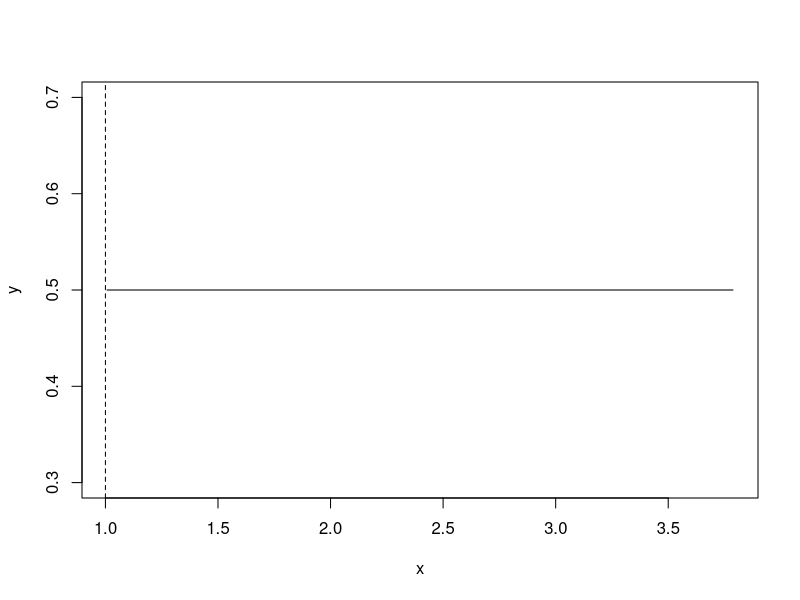
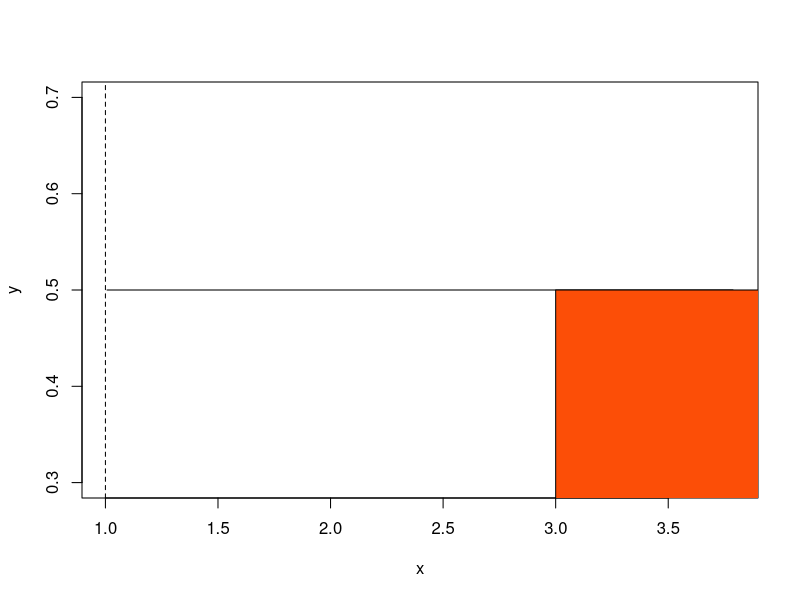
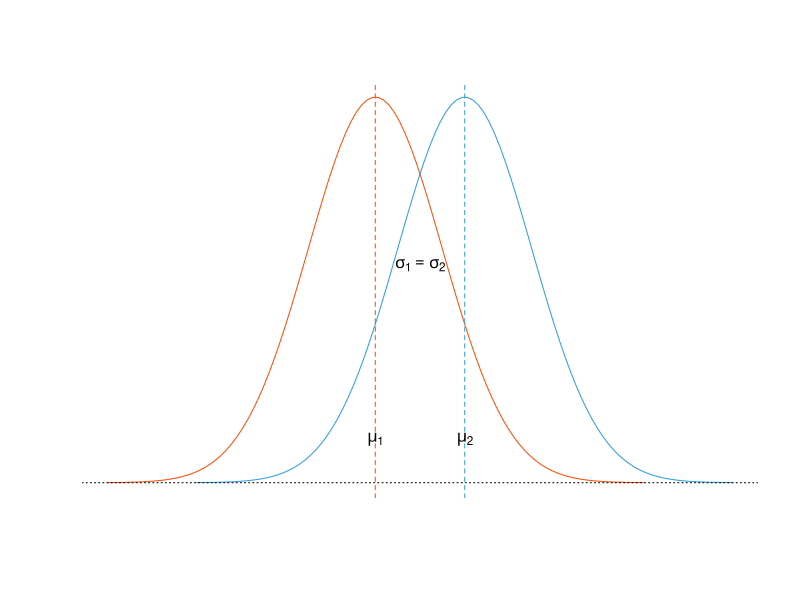
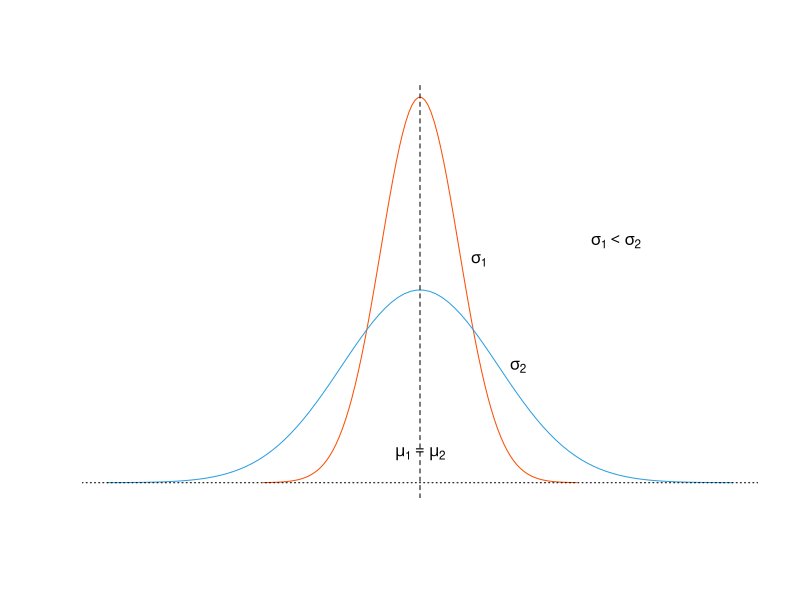
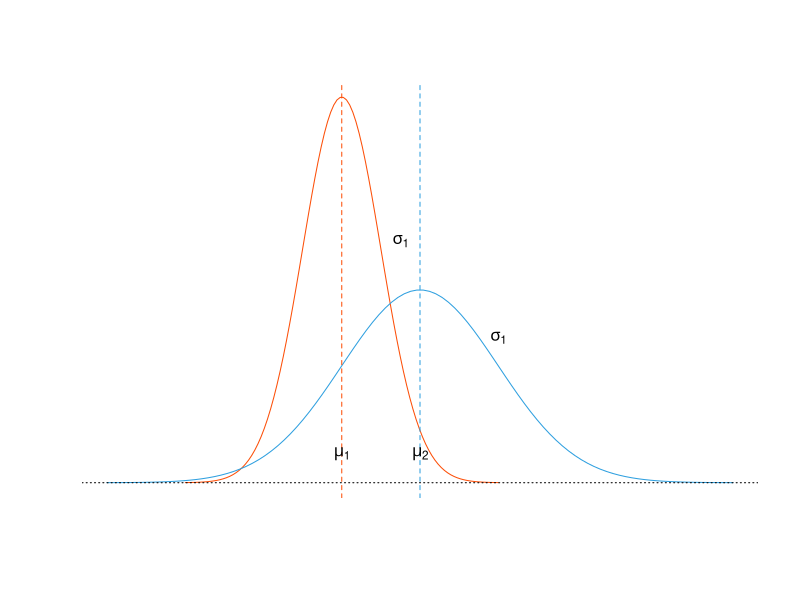
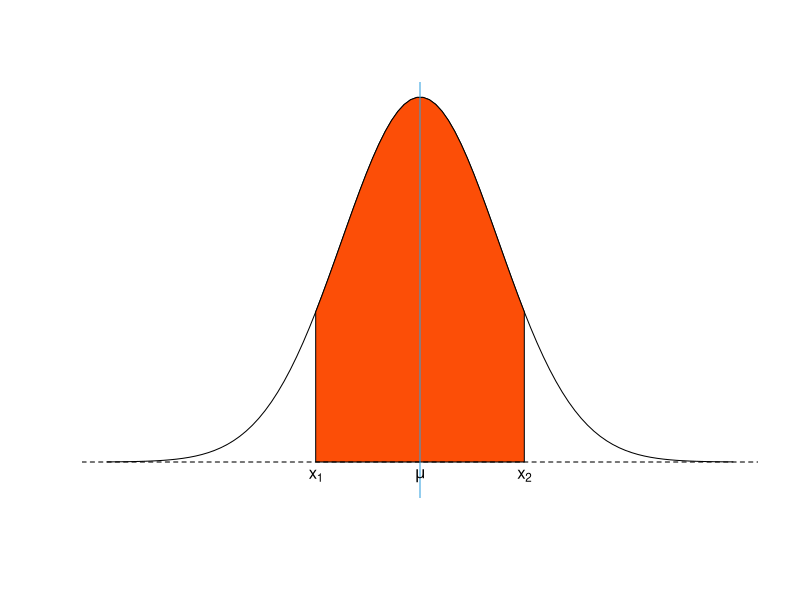
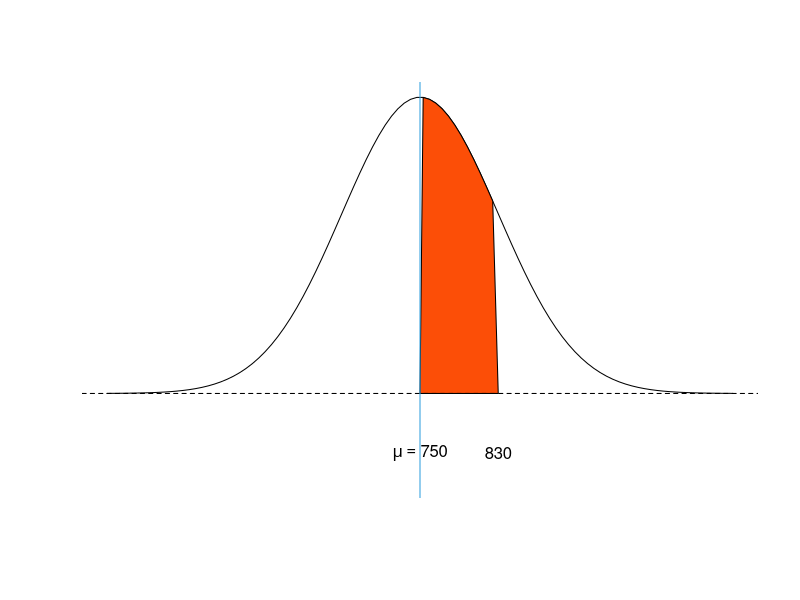
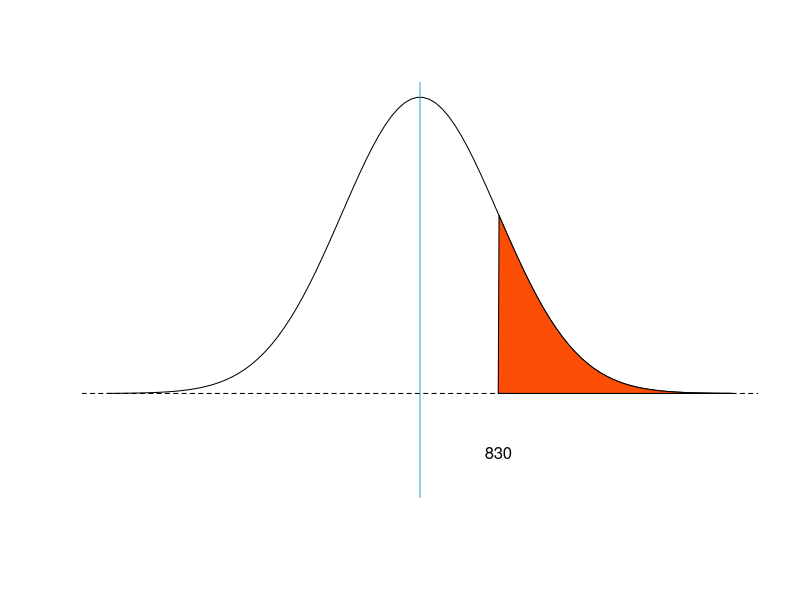

Write the R code that produced these figures, in order.
## ---- chunk 1
dbinom(x=3, # jumlah kejadian sukses 
       size=3, # jumlah percobaan
       prob=1/6) # probabilitas kejadian
## ---- chunk 2
# a) jika setidaknya 3 aerator tidak rusak
pbinom(q=3,  
       size=10, # jumlah percobaan
       prob=0.1) # probabilitas sukses

# b) jika setidaknya 4 sampai 5 aerator rusak
pbinom(q=5,size=10,prob=0.1)-pbinom(q=3,size=10,prob=0.1) 

# c) jika tepat 5 aerator rusak
dbinom(x=5, # jumlah kejadian sukses
       size=10, # jumlah percobaan
       prob=0.1) # probabilitas sukses

## ---- chunk 3
dmultinom(c(2,5,1), # jumlah kejadian tiap grup 
          size=8, # jumlah percobaan
          prob=c(0.3,0.5,0.2)) # probabilitas masing-masing luaran
## ---- chunk 4
dhyper(x=1, # observasi sukses tiap sampling
       m=3, # observasi sukses (k)
       n=37, # observasi gagal (N-k)
       k=5) # sampel
## ---- chunk 5
phyper(q=2, # probabilitas <=2
       m=3, # observasi sukses
       n=37, # jumlah gagal
       k=5) # jumlah sampel

# atau
dhyper(0,3,37,5)+dhyper(1,3,37,5)+dhyper(2,3,37,5)
## ---- chunk 6
dnbinom(x=2, # jumlah observasi gagal
        size=4, # jumlah observasi sukses
        prob=0.55) # probabilitas sukses
## ---- chunk 7
pnbinom(q=3, # jumlah observasi gagal min
        size=4, # jumlah observasi sukses maks
        prob=0.55) # probabilitas sukses

# atau
dnbinom(x=0,size=4,prob=0.55)+
  dnbinom(x=1,size=4,prob=0.55)+
  dnbinom(x=2,size=4,prob=0.55)+
  dnbinom(x=3,size=4,prob=0.55)
## ---- chunk 8
dgeom(x=5, # observasi kejadian sukses pertama terjadi
      prob=0.01) # probabilitas kejadian sukses
## ---- chunk 9
pgeom(5,0.01)

# atau
dgeom(0,0.01)+
  dgeom(1,0.01)+
  dgeom(2,0.01)+
  dgeom(3,0.01)+
  dgeom(4,0.01)+
  dgeom(5,0.01)
## ---- chunk 10
dpois(x=6, lambda=4)
## ---- chunk 11
ppois(6,4)-ppois(5,4)
## ---- chunk 12
# membuat vektor sumbu x dan y
x <- runif(n=31, min=1, max=4)
y <- runif(n=31, min=0.5, max=0.5)


# membuat line plot
plot(x,y, type="l")
abline(v=1,lty=2)
abline(v=4,lty=2)
## ---- chunk 13
seq1 <- seq(1,4,0.1)
seq2 <- rep(0.5,31)
i<-seq1>=3 & seq1<=4
# membuat line plot
plot(x,y, type="l")
abline(v=1,lty=2)
abline(v=4,lty=2)
polygon(c(3,seq1[i],4),c(0,seq2[i],0), col="#FC4E07")
## ---- chunk 14
punif(3, min=1, max=4, lower.tail=FALSE)
## ---- chunk 15
mean1=50; sd1=15
mean2=70; sd2=15

x1 <- seq(-4,4,length=100)*sd1 + mean1
x2 <- seq(-4,4,length=100)*sd2 + mean2
hx1 <- dnorm(x1, mean1, sd1)
hx2 <- dnorm(x2, mean2, sd2)

plot(x1,hx1, type="n", axes = FALSE, xlim=c(min(x1), max(x2)),
     ylab="", xlab=" ")
lines(x1, hx1, col="#FC4E07")
lines(x2, hx2, col="#2E9FDF")
abline(v=mean(x1), col="#FC4E07",lty=2)
abline(v=mean(x2), col="#2E9FDF",lty=2)
text(60,0.015,expression(sigma[1]==sigma[2]))
text(50,0.003, expression(mu[1]))
text(70,0.003, expression(mu[2]))
abline(h=0, lty=3)
## ---- chunk 16
mean1=50; sd1=10
mean2=50; sd2=20

x1 <- seq(-4,4,length=100)*sd1 + mean1
x2 <- seq(-4,4,length=100)*sd2 + mean2
hx1 <- dnorm(x1, mean1, sd1)
hx2 <- dnorm(x2, mean2, sd2)

plot(x1,hx1, type="n", axes =FALSE, xlim=c(min(x2), max(x2)),
     ylab="", xlab=" ")
lines(x1, hx1, col="#FC4E07")
lines(x2, hx2, col="#2E9FDF")
abline(v=mean(x1),lty=2)
abline(h=0, lty=3)
text(50,0.003,expression(mu[1]==mu[2]))
text(100,0.025,expression(sigma[1]<sigma[2]))
text(75,0.012,expression(sigma[2]))
text(65,0.023,expression(sigma[1]))
## ---- chunk 17
mean1=50; sd1=10
mean2=70; sd2=20

x1 <- seq(-4,4,length=100)*sd1 + mean1
x2 <- seq(-4,4,length=100)*sd2 + mean2
hx1 <- dnorm(x1, mean1, sd1)
hx2 <- dnorm(x2, mean2, sd2)

plot(x1,hx1, type="n", axes = FALSE, xlim=c(min(x2), max(x2)),
     ylab="", xlab=" ")
lines(x1, hx1, col="#FC4E07")
lines(x2, hx2, col="#2E9FDF")
abline(v=mean(x1), col="#FC4E07",lty=2)
abline(v=mean(x2), col="#2E9FDF",lty=2)
text(50,0.003, expression(mu[1]))
text(70,0.003, expression(mu[2]))
text(65,0.025, expression(sigma[1]))
text(90,0.015, expression(sigma[1]))
abline(h=0, lty=3)
## ---- chunk 18

mean=100; sd=15
lb=80; ub=120

x <- seq(-4,4,length=100)*sd + mean
hx <- dnorm(x,mean,sd)

plot(x, hx, type="n", xlab="", ylab="",
  main="", axes=FALSE, ylim=c(-0.0015, max(hx)))

i <- x >= lb & x <= ub
lines(x, hx)
polygon(c(lb,x[i],ub), c(0,hx[i],0), col="#FC4E07") 
abline(h=0,lty=2)
abline(v=mean(x),lty=1, col="#2E9FDF")
text(100,-0.001,expression(mu))
text(80,-0.001, expression(x[1]))
text(120,-0.001, expression(x[2]))
## ---- chunk 19

mean=750; sd=80
lb=750; ub=830

x <- seq(-4,4,length=100)*sd + mean
hx <- dnorm(x,mean,sd)

plot(x, hx, type="n", xlab="", ylab="",
  main="", axes=FALSE, ylim=c(-0.0015, max(hx)))

i <- x >= lb & x <= ub
lines(x, hx)
polygon(c(lb,x[i],ub), c(0,hx[i],0), col="#FC4E07") 
abline(h=0,lty=2)
abline(v=mean(x),lty=1, col="#2E9FDF")
text(750,-0.001,expression(mu==750))
text(830,-0.001, expression(830))
## ---- chunk 20

mean=750; sd=80
lb=830

x <- seq(-4,4,length=100)*sd + mean
hx <- dnorm(x,mean,sd)

plot(x, hx, type="n", xlab="", ylab="",
  main="", axes=FALSE, ylim=c(-0.0015, max(hx)))

i <- x >= lb & x <= max(x)
lines(x, hx)
polygon(c(lb,x[i],max(x)), c(0,hx[i],0), col="#FC4E07") 
abline(h=0,lty=2)
abline(v=mean(x),lty=1, col="#2E9FDF")
text(830,-0.001,expression(830))
## ---- chunk 21
# masa layan 750 sampai 830 jam
pnorm(q=830, mean=750, sd=80)-pnorm(q=750, mean=750, sd=80)

# masa layan 830 jam
dnorm(x=830, mean=750, sd=80)

# masa layan lebih dari sama dengan 830 jam
pnorm(q=830, mean=750, sd=80, lower.tail=FALSE)
## ---- chunk 22
library(tibble)
## ---- chunk 23
glimpse(airquality)
## ---- chunk 24
# install.packages("ggpubr")
library(ggplot2)
library(dplyr)
library(ggpubr)
## ---- chunk 25
## set tema default dari paket ggpubr
theme_set(theme_pubr())

## QQ-plot
qq<-ggplot(airquality, aes(sample=Ozone))+
  stat_qq(color="#2E9FDF")+
  stat_qq_line(color="#FC4E07")

## membuat data frame
x <- sort(airquality[!is.na(airquality$Ozone), 1])

y <- rnorm(length(x),mean=mean(x),sd=sd(x))

data <- data.frame(x=c(x,y),
               dist=gl(2,length(x),
                       labels=c("Empiris","Normal")))
## ECDF
ecdf<-ggplot(data, aes(x, colour=dist))+
  stat_ecdf()+
  labs(y="F(Ozon)", x="Ozon")+
  scale_color_manual(values=c("#2E9FDF", "#FC4E07"))+
  scale_x_continuous(breaks=seq(round(min(y)),round(max(x)),35))+
  geom_rug()

## density
dens<-ggplot(data, aes(x, fill=dist))+
  geom_density(alpha=0.5)+
  labs(x="Ozon")+
  scale_fill_manual(values=c("#2E9FDF", "#FC4E07"))+
  scale_x_continuous(breaks=seq(round(min(y)),round(max(x)),35))+
  geom_rug()

## Boxplot
data2 <- subset(data, dist=="Empiris")
bxp <- ggplot(data2, aes(x="", y=x))+
  geom_boxplot(color="#FC4E07",outlier.alpha=0)+
  geom_jitter(color="#2E9FDF",shape=1,position=position_jitter(0.1))+
  labs(y="Ozon", x="")+
  scale_y_continuous(breaks=seq(round(min(y)),round(max(x)),35))+
  coord_flip()+
  geom_rug()
  
## Menggabungkan grafik
ggarrange(dens,bxp,ecdf,qq,
          ncol=2, nrow=2,
          labels=c("a)","b)","c)","d)"))
## ---- chunk 26
shapiro.test(airquality$Ozone)
## ---- chunk 27

mean=0; sd=1
ub=-2.14

x <- seq(-4,4,length=100)*sd + mean
hx <- dnorm(x,mean,sd)

plot(x, hx, type="n", xlab="", ylab="",
  main="", axes=FALSE, ylim=c(-0.0015, max(hx)))

i <- min(x) & x <= ub
lines(x, hx)
polygon(c(min(x),x[i],ub), c(0,hx[i],0), col="#FC4E07") 
abline(h=0,lty=2)
abline(v=mean(x),lty=1, col="#2E9FDF")
text(-2.14,-0.005,expression(-2.14))
text(0,-0.005,expression(0))
## ---- chunk 28
pnorm(q=29.5,mean=40,sd=4.899)
## ---- chunk 29
x <- seq(0,6, length=100)
x1 <- dgamma(x, shape=1, scale=1); x1_cum <- cumsum(x1)/max(cumsum(x1)) 
x2 <- dgamma(x, shape=2, scale=1); x2_cum <- cumsum(x2)/max(cumsum(x2))
x3 <- dgamma(x, shape=4, scale=1); x3_cum <- cumsum(x3)/max(cumsum(x3))

data <- data.frame(value=c(x,x,x),
                   density=c(x1,x2,x3),
                   cum_dens=c(x1_cum,x2_cum,x3_cum),
                   alpha=gl(3,length(x1),
                       labels=c(1,2,4)))

dens <- ggplot(data, aes(x=value, y=density, color=alpha))+
  geom_line()+
  scale_color_manual(values=c("#E7B800","#2E9FDF","#FC4E07")
)
ecdf <- ggplot(data, aes(x=value, y=cum_dens, color=alpha))+
  geom_line()+
  labs(y="Fn(x)")+
  scale_color_manual(values=c("#E7B800","#2E9FDF","#FC4E07")
)

ggarrange(dens, ecdf, nrow=1, ncol=2, labels=c("a)","b)"))
## ---- chunk 30
# probabilitas pompa masih berfungsi lebih dari 8 tahun
pexp(q=8, rate=1/5, lower.tail=FALSE)

# probabilitas sedikitnya 2 pompa yang masih berfungsi
pbinom(q=1, size=5, prob=0.2018965, lower.tail=FALSE)
## ---- chunk 31
pgamma(q=60, shape=5, scale=10)
## ---- chunk 32
x <- seq(0,20, length=100)
x1 <- dchisq(x, df=1); x1_cum <- cumsum(x1)/max(cumsum(x1))
x2 <- dchisq(x, df=3); x2_cum <- cumsum(x2)/max(cumsum(x2))
x3 <- dchisq(x, df=5); x3_cum <- cumsum(x3)/max(cumsum(x3))
x4 <- dchisq(x, df=7); x4_cum <- cumsum(x4)/max(cumsum(x4))


data <- data.frame(value=c(x,x,x,x),
                   density=c(x1,x2,x3,x4),
                   cum_dens=c(x1_cum,x2_cum,x3_cum,x4_cum),
                   df=gl(4,length(x1),
                       labels=c(1,3,5,7)))

dens <- ggplot(data, aes(x=value, y=density, color=df))+
  geom_line()+
  scale_color_manual(values=c("#E7B800", "#2E9FDF", "#FC4E07", "black"))
ecdf <- ggplot(data, aes(x=value, y=cum_dens, color=df))+
  geom_line()+
  labs(y="Fn(x)")+
  scale_color_manual(values=c("#E7B800", "#2E9FDF", "#FC4E07","black"))

ggarrange(dens, ecdf, nrow=1, ncol=2, labels=c("a)","b)"))
## ---- chunk 33
x <- seq(-7,7, length=100)
x1 <- dt(x, df=1); x1_cum <- cumsum(x1)/max(cumsum(x1))
x2 <- dt(x, df=12); x2_cum <- cumsum(x2)/max(cumsum(x2))
x3 <- dt(x, df=20); x3_cum <- cumsum(x3)/max(cumsum(x3))
x4 <- dnorm(x); x4_cum <- cumsum(x4)/max(cumsum(x4))


data <- data.frame(value=c(x,x,x,x),
                   density=c(x1,x2,x3,x4),
                   cum_dens=c(x1_cum,x2_cum,x3_cum,x4_cum),
                   df=gl(4,length(x1),
                       labels=c(1,12,20,"Normal")))

dens <- ggplot(data, aes(x=value, y=density, color=df))+
  geom_line()+
  scale_color_manual(values=c("#E7B800", "#2E9FDF", "#FC4E07", "black"))
ecdf <- ggplot(data, aes(x=value, y=cum_dens, color=df))+
  geom_line()+
  labs(y="Fn(x)")+
  scale_color_manual(values=c("#E7B800", "#2E9FDF", "#FC4E07", "black"))

ggarrange(dens, ecdf, nrow=1, ncol=2, labels=c("a)","b)"))
## ---- chunk 34
x <- seq(0,5, length=100)
x1 <- df(x, df1=1, df2=10); x1_cum <- cumsum(x1)/max(cumsum(x1))
x2 <- df(x, df1=6, df2=60); x2_cum <- cumsum(x2)/max(cumsum(x2))
x3 <- df(x, df1=10,df2=100); x3_cum <- cumsum(x3)/max(cumsum(x3))

data <- data.frame(value=c(x,x,x),
                   density=c(x1,x2,x3),
                   cum_dens=c(x1_cum,x2_cum,x3_cum),
                   df1=gl(3,length(x1),
                       labels=c(1,6,10)),
                   df2=gl(3,length(x1),
                        labels=c(10,60,100)))

dens <- ggplot(data, aes(x=value, y=density, color=df1, linetype=df2))+
  geom_line()+
  theme(legend.position="right", legend.box="vertical")+
  guides(color=FALSE)+
  scale_color_manual(values=c("#E7B800", "#2E9FDF", "#FC4E07"))
ecdf <- ggplot(data, aes(x=value, y=cum_dens, color=df1, linetype=df2))+
  geom_line()+
  labs(y="Fn(x)")+
  theme(legend.position="right", legend.box="vertical")+
  guides(linetype=FALSE)+
  scale_color_manual(values=c("#E7B800", "#2E9FDF", "#FC4E07"))

ggarrange(dens, ecdf, nrow=2, ncol=1, labels=c("a)","b)"))
## ---- chunk 35
x <- seq(0,1, length=100)
x1 <- dbeta(x, shape1=1, shape2=5); x1_cum <- cumsum(x1)/max(cumsum(x1))
x2 <- dbeta(x, shape1=6, shape2=30); x2_cum <- cumsum(x2)/max(cumsum(x2))
x3 <- dbeta(x, shape1=10,shape2=50); x3_cum <- cumsum(x3)/max(cumsum(x3))

data <- data.frame(value=c(x,x,x),
                   density=c(x1,x2,x3),
                   cum_dens=c(x1_cum,x2_cum,x3_cum),
                   alpha=gl(3,length(x1),
                       labels=c(1,6,10)),
                   beta=gl(3,length(x1),
                        labels=c(10,60,100)))

dens <- ggplot(data, aes(x=value, y=density, color=alpha, linetype=beta))+
  geom_line()+
  theme(legend.position="right", legend.box="vertical")+
  guides(color=FALSE)+
  scale_color_manual(values=c("#E7B800", "#2E9FDF", "#FC4E07"))
ecdf <- ggplot(data, aes(x=value, y=cum_dens, color=alpha, linetype=beta))+
  geom_line()+
  labs(y="Fn(x)")+
  theme(legend.position="right", legend.box="vertical")+
  guides(linetype=FALSE)+
  scale_color_manual(values=c("#E7B800", "#2E9FDF", "#FC4E07"))

ggarrange(dens, ecdf, nrow=2, ncol=1, labels=c("a)","b)"))
## ---- chunk 36
x <- seq(0,5, length=100)
x1 <- dlnorm(x, meanlog=0, sdlog=1); x1_cum <- cumsum(x1)/max(cumsum(x1))
x2 <- dlnorm(x, meanlog=1, sdlog=1.5); x2_cum <- cumsum(x2)/max(cumsum(x2))
x3 <- dlnorm(x, meanlog=2, sdlog=2); x3_cum <- cumsum(x3)/max(cumsum(x3))

data <- data.frame(value=c(x,x,x),
                   density=c(x1,x2,x3),
                   cum_dens=c(x1_cum,x2_cum,x3_cum),
                   mean=gl(3,length(x1),
                       labels=c(0,1,2)),
                   sd=gl(3,length(x1),
                        labels=c(1,1.5,2)))

dens <- ggplot(data, aes(x=value, y=density, color=mean, linetype=sd))+
  geom_line()+
  theme(legend.position="right", legend.box="vertical")+
  guides(color=FALSE)+
  scale_color_manual(values=c("#E7B800", "#2E9FDF", "#FC4E07"))
ecdf <- ggplot(data, aes(x=value, y=cum_dens, color=mean, linetype=sd))+
  geom_line()+
  labs(y="Fn(x)")+
  theme(legend.position="right", legend.box="vertical")+
  guides(linetype=FALSE)+
  scale_color_manual(values=c("#E7B800", "#2E9FDF", "#FC4E07"))

ggarrange(dens, ecdf, nrow=2, ncol=1, labels=c("a)","b)"))
## ---- chunk 37
x <- seq(-7,7, length=100)
x1 <- dcauchy(x, location=0, scale=1); x1_cum <- cumsum(x1)/max(cumsum(x1))
x2 <- dcauchy(x, location=0.5, scale=1.5); x2_cum <- cumsum(x2)/max(cumsum(x2))
x3 <- dcauchy(x, location=1, scale=2); x3_cum <- cumsum(x3)/max(cumsum(x3))
x4 <- dnorm(x); x4_cum <- cumsum(x4)/max(cumsum(x4))

data <- data.frame(value=c(x,x,x,x),
                   density=c(x1,x2,x3,x4),
                   cum_dens=c(x1_cum,x2_cum,x3_cum,x4_cum),
                   m=gl(4,length(x1),
                       labels=c(0,1,1.5,"Normal")),
                   beta=gl(4,length(x1),
                       labels=c(1,1.5,2,"Normal")))

dens <- ggplot(data, aes(x=value, y=density, color=m, linetype=beta))+
  geom_line()+
  theme(legend.position="right", legend.box="vertical")+
  guides(color=FALSE)+
  scale_color_manual(values=c("#E7B800","#2E9FDF","#FC4E07","black"))
ecdf <- ggplot(data, aes(x=value, y=cum_dens, color=m, linetype=beta))+
  geom_line()+
  labs(y="Fn(x)")+
  theme(legend.position="right", legend.box="vertical")+
  guides(linetype=FALSE)+
  scale_color_manual(values=c("#E7B800","#2E9FDF","#FC4E07","black"))

ggarrange(dens, ecdf, nrow=2, ncol=1, labels=c("a)","b)"))
## ---- chunk 38
x <- seq(-7,7, length=100)
x1 <- dlogis(x, location=0, scale=1); x1_cum <- cumsum(x1)/max(cumsum(x1))
x2 <- dlogis(x, location=0.5, scale=1.5); x2_cum <- cumsum(x2)/max(cumsum(x2))
x3 <- dlogis(x, location=1, scale=2); x3_cum <- cumsum(x3)/max(cumsum(x3))
x4 <- dnorm(x); x4_cum <- cumsum(x4)/max(cumsum(x4))

data <- data.frame(value=c(x,x,x,x),
                   density=c(x1,x2,x3,x4),
                   cum_dens=c(x1_cum,x2_cum,x3_cum,x4_cum),
                   mean=gl(4,length(x1),
                       labels=c(0,1,1.5,"Normal")),
                   sd=gl(4,length(x1),
                       labels=c(1,1.5,2,"Normal")))

dens <- ggplot(data, aes(x=value, y=density, color=mean, linetype=sd))+
  geom_line()+
  theme(legend.position="right", legend.box="vertical")+
  guides(color=FALSE)+
  scale_color_manual(values=c("#E7B800","#2E9FDF","#FC4E07","black"))
ecdf <- ggplot(data, aes(x=value, y=cum_dens, color=mean, linetype=sd))+
  geom_line()+
  labs(y="Fn(x)")+
  theme(legend.position="right", legend.box="vertical")+
  guides(linetype=FALSE)+
  scale_color_manual(values=c("#E7B800","#2E9FDF","#FC4E07","black"))

ggarrange(dens, ecdf, nrow=2, ncol=1, labels=c("a)","b)"))
## ---- chunk 39
x <- seq(0,6, length=100)
x1 <- dweibull(x, shape=1, scale=1); x1_cum <- cumsum(x1)/max(cumsum(x1)) 
x2 <- dweibull(x, shape=2, scale=1); x2_cum <- cumsum(x2)/max(cumsum(x2))
x3 <- dweibull(x, shape=4, scale=1); x3_cum <- cumsum(x3)/max(cumsum(x3))

data <- data.frame(value=c(x,x,x),
                   density=c(x1,x2,x3),
                   cum_dens=c(x1_cum,x2_cum,x3_cum),
                   alpha=gl(3,length(x1),
                       labels=c(1,2,4)))

dens <- ggplot(data, aes(x=value, y=density, color=alpha))+
  geom_line()+
  scale_color_manual(values=c("#E7B800","#2E9FDF","#FC4E07")
)
ecdf <- ggplot(data, aes(x=value, y=cum_dens, color=alpha))+
  geom_line()+
  labs(y="Fn(x)")+
  scale_color_manual(values=c("#E7B800","#2E9FDF","#FC4E07")
)

ggarrange(dens, ecdf, nrow=1, ncol=2, labels=c("a)","b)"))
